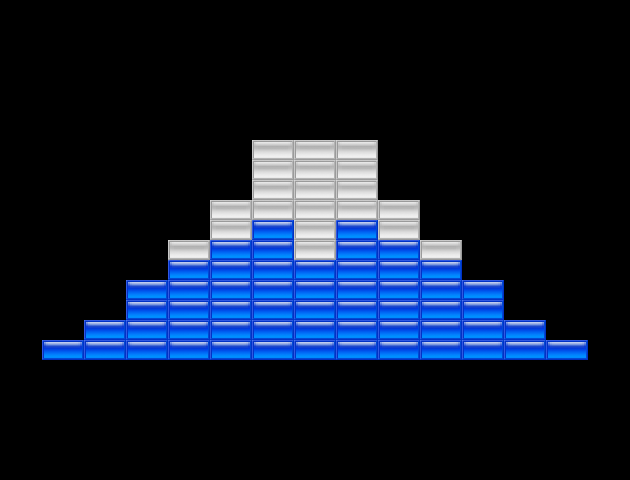

A 2D game scene composited from a Tiled map and its tileset images. What follows is a short description and the map's XML, with each tile layer's data collapsed to a summary:
An orthogonal 15x24 tile map with 42x20 px tiles, 10 tile layers (red, yellow, blue, green, ...).

<map version="1.5" tiledversion="1.7.2" orientation="orthogonal" renderorder="left-down" width="15" height="24" tilewidth="42" tileheight="20" infinite="0" nextlayerid="12" nextobjectid="1">
 <tileset firstgid="1" name="sprites" tilewidth="42" tileheight="20" spacing="16" tilecount="420" columns="15">
  <image source="sprites/sprites.png" width="880" height="1024" />
 </tileset>
 <layer id="1" name="red" width="15" height="24">
  <data>[360 cells, 0 non-empty, 0 distinct tile ids]</data>
 </layer>
 <layer id="2" name="yellow" width="15" height="24">
  <data>[360 cells, 0 non-empty, 0 distinct tile ids]</data>
 </layer>
 <layer id="3" name="blue" width="15" height="24">
  <data>[360 cells, 55 non-empty, 1 distinct tile ids]</data>
 </layer>
 <layer id="5" name="green" width="15" height="24">
  <data>[360 cells, 0 non-empty, 0 distinct tile ids]</data>
 </layer>
 <layer id="9" name="white" width="15" height="24">
  <data>[360 cells, 20 non-empty, 1 distinct tile ids]</data>
 </layer>
 <layer id="10" name="orange" width="15" height="24">
  <data>[360 cells, 0 non-empty, 0 distinct tile ids]</data>
 </layer>
 <layer id="11" name="cyan" width="15" height="24">
  <data>[360 cells, 0 non-empty, 0 distinct tile ids]</data>
 </layer>
 <layer id="6" name="silver" width="15" height="24">
  <data>[360 cells, 0 non-empty, 0 distinct tile ids]</data>
 </layer>
 <layer id="7" name="gold" width="15" height="24">
  <data>[360 cells, 0 non-empty, 0 distinct tile ids]</data>
 </layer>
 <layer id="8" name="magenta" width="15" height="24">
  <data>[360 cells, 0 non-empty, 0 distinct tile ids]</data>
 </layer>
</map>
